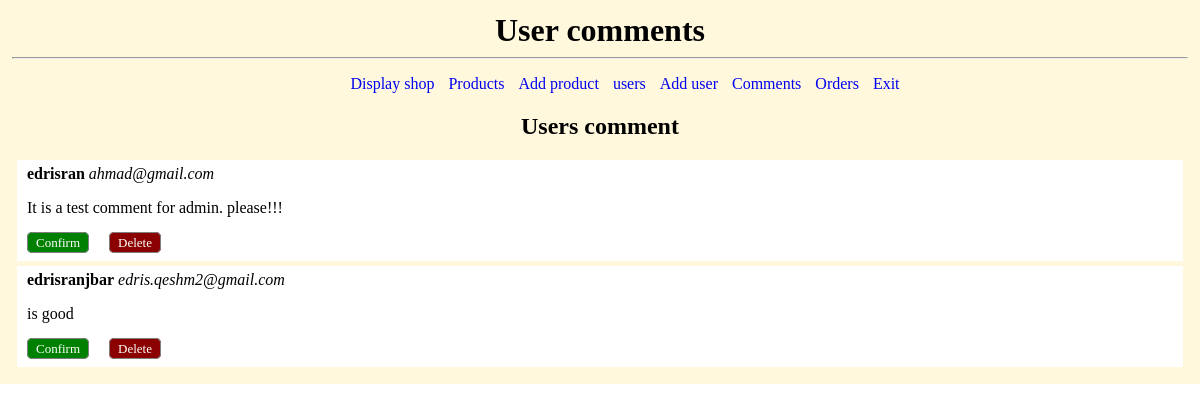
The page /simple_ecommerce/admin/comments.php (signed in) on the database its author committed.
### tables this page shows
CREATE TABLE IF NOT EXISTS `comments` (
  `id` int(11) NOT NULL AUTO_INCREMENT,
  `username` text NOT NULL,
  `email` text NOT NULL,
  `text` text NOT NULL,
  `confirmed` int(11) NOT NULL DEFAULT '0',
  `product_id` int(11) NOT NULL,
  PRIMARY KEY (`id`)
);

### simple_ecommerce/admin/comments.php (the view, shortened to what this page needs)
<!DOCTYPE html>
<?php
    require_once('../includes/config.php');
    $comments = mysqli_query($db,"SELECT * FROM comments WHERE confirmed = 0");
?>
<html lang="en">
<head>
    <link href="../stylesheet/style.css" rel="stylesheet">
</head>
<body>
<div id="main">
    <h1>User comments</h1>
    <hr>
    <?php require_once('menu.php');?>
    <div class="admin_main">
        <h2>Users comment</h2>
        <?php while ($comment = mysqli_fetch_array($comments)){ ?>
            <div class="comment_item">
                <div class="username">
                    <strong><?php echo $comment['username']; ?></strong>
                    <i><?php echo $comment['email']; ?></i>
                </div>
                <div class="text">
                    <p><?php echo $comment['text']; ?></p>
                </div>
                <div class="action">
                    <a class="confirm" href="confirm_comment.php?id=<?php echo $comment['id']; ?> ">Confirm</a>
                    <a class="delete" href="delete_comment.php?id=<?php echo $comment['id']; ?>">Delete</a>
                </div>
            </div>
        <?php } ?>
    </div>
</div>
</body>
</html>

### simple_ecommerce/stylesheet/style.css (style rules this page uses)
body { margin: 0; padding: 0; }
h1 { margin: 0; padding: 0; }
a { text-decoration: none; }
#main { min-width: 900px; max-width: 1200px; background-color: cornsilk; margin: 0 auto; padding: 12px; border-radius: 3px; }
#main h1 { text-align: center; }
.comment_item { background-color: #ffffff; margin: 5px; padding: 5px 10px; text-align: left; }
.action { margin-bottom: 5px; }
.action .confirm { background-color: green; border-radius: 5px; border: 1px solid grey; padding: 2px 8px; font-size: 13px; color: #ffffff; }
.action .delete { background-color: darkred; border-radius: 5px; border: 1px solid grey; padding: 2px 8px; font-size: 13px; color: #ffffff; }

### rows shown on the page
comments: username "edrisran", email "ahmad@gmail.com", text "It is a test comment for admin. please!!!"
comments: username "edrisranjbar", email "edris.qeshm2@gmail.com", text "is good"
